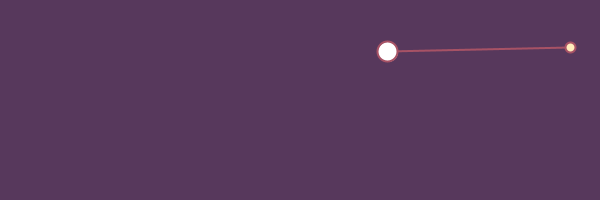
Frame 1 (no input)
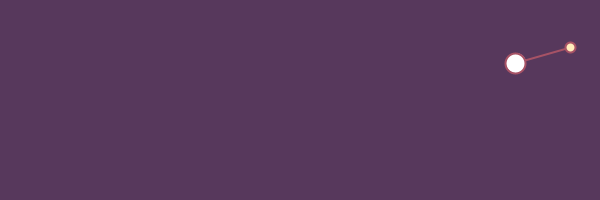
Frame 60 (the mouse pressed at the canvas centre just before this capture)
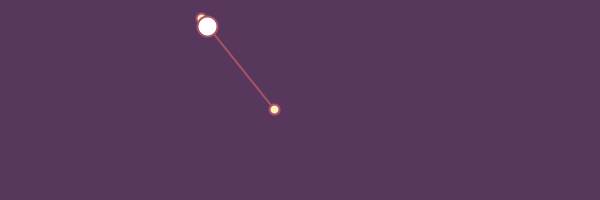
Frame 120 (the mouse held since frame 60 and released just before this capture)

The Processing sketch that drew these frames (run headless with seeded random() and noise(); from frame 60 on, the mouse is pressed at the canvas centre):

// Processing sketch: processing_155232
// ── processing_155232.pde

PVector start;
PVector end;

float m = 0;

void setup() {
  size(600, 200);
  smooth();

  start = new PVector (random (width), random (height));
  end = new PVector (random (width), random (height));

  frameRate (30);
}


void draw()
{
  background (#57385c);



  PVector current = new PVector (lerp (start.x, end.x, sin (m)), lerp (start.y, end.y, sin (m)));

  strokeWeight (2);
  fill (#ffedbc);
  stroke (#A75265);
  line (start.x, start.y, end.x, end.y);

  ellipse (start.x, start.y, 10, 10);
  ellipse (end.x, end.y, 10, 10);

  fill (#ffffff);
  ellipse (current.x, current.y, 20, 20);

  m+= 0.05;

  if (m >= PI/2)
  {
    m = 0;
    start = end.get();
    end.set (random (width), random (height), 0);
  }
}
